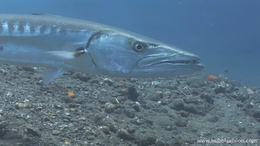
%> input picture Example.png, 260 x 146 px, shrunk from 1280 x 720 before the run
$ octave mian.m   (GNU Octave 9; MATLAB toolbox functions it lacks are replaced by stand-ins)
%> lines starting %> are read from the running program, lines starting %| are printed output that depends on the picture
### Idarkcross.m
function Jdark = Idarkcross( I )
opts.tol = 1e-6;
    opts.max_iter = 1000;
    opts.rho = 1.2;
    opts.mu = 1e-3;
    opts.max_mu = 1e10;
    opts.DEBUG = 0;
    gamma=0.5;
    k=80;
    [p1,p2,~]=size(I);
    %% Image expansion
    Ir=I(:,:,1);Ig=I(:,:,2);Ib=I(:,:,3);
    Irr=zeros(p1+2,p2+2);Igg=zeros(p1+2,p2+2);Ibb=zeros(p1+2,p2+2);
    Irr(2:p1+1,2:p2+1)=Ir;Igg(2:p1+1,2:p2+1)=Ig;Ibb(2:p1+1,2:p2+1)=Ib;
    %% Remove p pixels
    p =ceil( 0.3* p1* p2 );
    [H L col omega] = myRandsample(p1, p2, p);
    I=zeros(p1,p2);
    for i=1:p
            a=H(i);b=L(i);
            Rmin=min(min(min(min(Irr(a+1,b+1),Irr(a,b+1)),Irr(a+2,b+1)),Irr(a+1,b)),Irr(a+1,b+2));
            Gmin=min(min(min(min(Igg(a+1,b+1),Igg(a,b+1)),Igg(a+2,b+1)),Igg(a+1,b)),Igg(a+1,b+2));
            Bmin=min(min(min(min(Ibb(a+1,b+1),Ibb(a,b+1)),Ibb(a+2,b+1)),Ibb(a+1,b)),Ibb(a+1,b+2));
            I(a,b) = min(min(Rmin,Gmin),Bmin);
    end
    %figure(3); imshow(I);
    [Jdark,obj,err,iter] = lrmc(I,omega, opts);

end

### myRandsample.m
function [I J col omega] = my_randsample(m, n, k)

omega = ceil(rand(k, 1) * m * n);
omega = unique(omega);
while length(omega) < k
    omega = [omega; ceil(rand(k-length(omega), 1)*m*n);];
    omega = unique(omega);
end

[I,J] = ind2sub([m,n], omega);
col = [0; find(diff(J)); k];

### lrmc.m
function [X,obj,err,iter] = lrmc(MM,omega,opts)

% Solve the Low-Rank Matrix Completion (LRMC) problem by ADMM
%
% min_X ||X||_*, s.t. P_Omega(X) = P_Omega(M)
%
% ---------------------------------------------
% Input:
%       MM      -    d*n matrix
%       omega   -    index of the observed entries
%       lambda  -    >=0, parameter
%       opts    -    Structure value in Matlab. The fields are
%           opts.tol        -   termination tolerance
%           opts.max_iter   -   maximum number of iterations
%           opts.mu         -   stepsize for dual variable updating in ADMM
%           opts.max_mu     -   maximum stepsize
%           opts.rho        -   rho>=1, ratio used to increase mu
%           opts.DEBUG      -   0 or 1
%
% Output:
%       X      -    d*n matrix
%       obj     -    objective function value
%       err     -    residual
%       iter    -    number of iterations
%
% version 1.0 - 22/06/2016
%
% Written by Canyi Lu (canyilu@gmail.com)
%

tol = 1e-6;
max_iter = 500;
rho = 1.1;
mu = 1e-4;
max_mu = 1e10;
DEBUG = 0;

if ~exist('opts', 'var')
    opts = [];
end
if isfield(opts, 'tol');         tol = opts.tol;              end
if isfield(opts, 'max_iter');    max_iter = opts.max_iter;    end
if isfield(opts, 'rho');         rho = opts.rho;              end
if isfield(opts, 'mu');          mu = opts.mu;                end
if isfield(opts, 'max_mu');      max_mu = opts.max_mu;        end
if isfield(opts, 'DEBUG');       DEBUG = opts.DEBUG;          end

[d,n] = size(MM);
M = zeros(d,n);
M(omega) = MM(omega);
X = zeros(d,n);
E = X;
Y = X;

iter = 0;
for iter = 1 : max_iter
    Xk = X;
    Ek = E;
    % update X
    [X,nuclearnormX] = prox_nuclear(-(E-M+Y/mu),1/mu);
    % update E
    E = -(X-M+Y/mu);
    E(omega) = 0;

    dY = X+E-M;
    chgX = max(max(abs(Xk-X)));
    chgE = max(max(abs(Ek-E)));
    chg = max([chgX chgE max(abs(dY(:)))]);
    if DEBUG
        if iter == 1 || mod(iter, 10) == 0
            obj = nuclearnormX;
            err = norm(dY,'fro');
            disp(['iter ' num2str(iter) ', mu=' num2str(mu) ...
                    ', obj=' num2str(obj) ', err=' num2str(err)]);
        end
    end

    if chg < tol
        break;
    end
    Y = Y + mu*dY;
    mu = min(rho*mu,max_mu);
end
obj = nuclearnormX;
err = norm(dY,'fro');

### prox_nuclear.m
function [X,nuclearnorm] = prox_nuclear(B,lambda)

% The proximal operator of the nuclear norm of a matrix
%
% min_X lambda*||X||_*+0.5*||X-B||_F^2
%
% version 1.0 - 18/06/2016
%
% Written by Canyi Lu (canyilu@gmail.com)
%

[U,S,V] = svd(B,'econ');
S = diag(S);
svp = length(find(S>lambda));
if svp>=1
    S = S(1:svp)-lambda;
    X = U(:,1:svp)*diag(S)*V(:,1:svp)';
    nuclearnorm = sum(S);
else
    X = zeros(size(B));
    nuclearnorm = 0;
end

### threshold.m
function JTS=threshold(J)
[counts x11]=imhist(J);
[mm,nn]=size(J);
BW1=otsu(counts,mm*nn);
% T=graythresh(J)-std2(J);
 T=graythresh(J);
% [4 lines of commented-out code are left out]
J(J>T)=0;

JTS=J;

### otsu.m
function level = otsu(histogramCounts, total)%histogramCounts是图像的直方图, total图像的总像素数
sum0 = 0;
w0 = 0;%像素个数
maximum = 0.0;%保存T的最大值
total_value = sum((0:255).*histogramCounts');
for ii=1:256
    w0 = w0 + histogramCounts(ii);%<T像素个数累加
    if (w0 == 0)
        continue;
    end
    w1 = total - w0;
    if (w1 == 0)%遍历结束>T像素=0
        break;
    end
    sum0 = sum0 +  (ii-1) * histogramCounts(ii);%灰度和
    m0 = sum0 / w0;%平局灰度u0
    m1 = (total_value - sum0) / w1;%平局灰度u1
    icv = w0 * w1 * (m0 - m1) * (m0 - m1);
    if ( icv >= maximum )
        level = ii;
        maximum = icv;
    end
end
end

### decomp.m
function [a b xa yb] = decomp( Jdark )
[m,n]=size(Jdark);
k=m*n*0.001;
xa=floor(m/2);yb=floor(n/2);
a=1;b=1; %所选择区域左上角的坐标
for i=1:10
    block1=Jdark(a:a+xa-1,b:b+yb-1);m1=length(find(block1==0));
    block2=Jdark(a+xa:a+2*xa-1,b:b+yb-1);m2=length(find(block2==0));
    block3=Jdark(a+xa:a+2*xa-1,b+yb:b+2*yb-1);m3=length(find(block3==0));
    block4=Jdark(a:a+xa-2,b+yb:b:b+2*yb-2);m4=length(find(block4==0));
    mnum=[m1,m2,m3,m4];
    [m,P]=max(mnum);

    %标记模块左上角坐标
    if P==1
        a=a;b=b;
    else if P==2
            a=a+xa;b=b;
        else if P==3
                a=a+xa;b=b+yb;
            else P==4
                a=a;b=b+yb;
            end
        end
    end
    xa=floor(xa/2);
    yb=floor(yb/2);

    if xa*yb <= k;
        break;
    end
    i=i+1;
end


### mian.m
% Author£ºYulin Wang
% institution: Dalian Maritime university
% Time:2024/01/01
% Article title£º Dark Channel Low-Rank Prior: Toward Single Underwater Image Restoration

clc
clear
close all

%% Read image data
J = imread('Example.png');
%> J is the input picture: size 146x260x3 uint8; mean R, G, B 89, 116.3, 137.2
J = double(J);
%> J: size 146x260x3 double
I = J ./255 ;
figure(1); imshow(I);

tic
%% Color correction preprocessing
Ic=mean(mean(I));
%> Ic = [0.349 0.456 0.538]
[l P1]=max(Ic);Ic(P1)=0;
%> after `[l P1]=max(Ic)`: l = 0.538; P1 = 3
[m P2]=max(Ic);Ic(P2)=0;delta1=(l-m);
%> after `[m P2]=max(Ic)`: m = 0.456; P2 = 2
%> after `delta1=(l-m)`: delta1 = 0.082
[s P3]=max(Ic);delta2=(l-s);
%> after `[s P3]=max(Ic)`: s = 0.349; P3 = 1
%> after `delta2=(l-s)`: delta2 = 0.189
I(:,:,P1)=min(I(:,:,P1),1);
I(:,:,P2)=min(I(:,:,P2)+delta1,1);
I(:,:,P3)=min(I(:,:,P3)+delta2,1);
[gx gy]=gradient(I);
I=I+abs(gx)+abs(gy);
figure(2); imshow(I);
%% Solving for dark channels via MC
[p1,p2,~]=size(I);
%> p1 = 146; p2 = 260
Jdark=Idarkcross(I);
%> in Idarkcross, `Ibb(2:p1+1,2:p2+1)=Ib`:
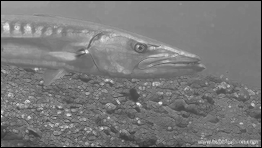
%> Ibb: size 148x262 double; min 0, max 1.19, mean 0.567; drawn with min black and max white
%> the loop in Idarkcross, `for i=1:p` made 11388 passes
%> (Rmin, Gmin, Bmin) on passes 1 to 3: (0, 0, 0), (0, 0, 0), (0, 0, 0)
%> after the loop in Idarkcross, `for i=1:p`:
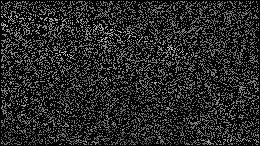
%> I: size 146x260 double; min 0, max 0.891, mean 0.143
%> the loop in lrmc, `for iter = 1 : max_iter` made 93 passes
%> (svp in prox_nuclear, nuclearnorm in prox_nuclear, nuclearnormX, chgX, chgE, chg) on passes 31 to 42: (15, 114.6, 114.6, 0.115, 0.0969, 0.272), (23, 122.6, 122.6, 0.148, 0.0568, 0.203), (32, 129.4, 129.4, 0.106, 0.0457, 0.158), (38, 134, 134, 0.0641, 0.0411, 0.116), (43, 136.8, 136.8, 0.0461, 0.0374, 0.0766), (50, 138.8, 138.8, 0.0311, 0.0311, 0.0675), (55, 140.4, 140.4, 0.0273, 0.0198, 0.0594), (61, 141.7, 141.7, 0.0188, 0.0162, 0.0482), (65, 142.7, 142.7, 0.0138, 0.0136, 0.037), (69, 143.4, 143.4, 0.0134, 0.0106, 0.0284), (71, 143.8, 143.8, 0.0114, 0.00807, 0.0186), (73, 144.1, 144.1, 0.00886, 0.00582, 0.0113)
%> (svp in prox_nuclear, S in prox_nuclear, nuclearnorm in prox_nuclear, nuclearnormX, chgX, chgE, chg) on passes 12 to 17: (1, 18.2, 18.2, 18.2, 0.169, 0.168, 0.794), (1, 51.54, 51.54, 51.54, 0.293, 0.293, 0.616), (1, 83.12, 83.12, 83.12, 0.233, 0.233, 0.48), (1, 104.1, 104.1, 104.1, 0.14, 0.14, 0.374), (1, 112.8, 112.8, 112.8, 0.0845, 0.0845, 0.335), (1, 112, 112, 112, 0.0831, 0.0829, 0.295)
%> pass 1, in lrmc, `dY = X+E-M;`:
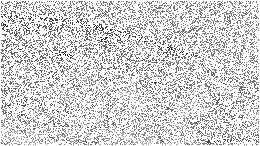
%> dY: size 146x260 double; min -0.891, max 0, mean -0.143; drawn with min black and max white
%> after the loop in lrmc, `for iter = 1 : max_iter`:
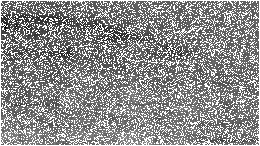
%> E: size 146x260 double; min -0.756, max 0, mean -0.33; drawn with min black and max white
%> after the loop in lrmc, `for iter = 1 : max_iter`:
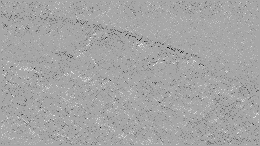
%> Y: size 146x260 double; min -0.662, max 0.354, mean -0.00504; drawn with min black and max white
%> after the loop in lrmc, `for iter = 1 : max_iter`: mu = 19260.8
%> in lrmc, `obj = nuclearnormX;`: obj = 144.8
%> in lrmc, `err = norm(dY,'fro');`: err = 5.4e-06
%> in Idarkcross, `[Jdark,obj,err,iter] = lrmc(I,omega, opts);`: obj = 144.8; err = 5.4e-06; iter = 93
figure(4); imshow(Jdark);
%% Separation background selected atmospheric light Ac
J=Jdark;
[gx gy]=gradient(J);
%> gx: size 146x260 double
%> gy: size 146x260 double
J=J+abs(gx)+abs(gy);
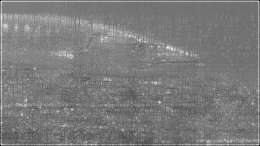
%> J: size 146x260 double; min 0, max 1.07, mean 0.518; drawn with min black and max white
JTS=threshold(J);
%> in threshold, `[counts x11]=imhist(J);`: counts = 256 values, max 1436 at index 125, min 0 at index 2, mean 148.3; x11 = 256 values from 0 to 1
%> in otsu, `total_value = sum((0:255).*histogramCounts');`: total_value = 5009928
%> the loop in otsu, `for ii=1:256` made 256 passes
%> (w0, w1, sum0) on pass 1: (4, 37956, 0)
figure(5);imshow(JTS);

[a b xa yb] = decomp(JTS);
AA=JTS;
AA(a:a+xa,b:b+yb)=1;
%> AA: size 146x260 double; min 0, max 1, mean 0.376
figure(6);imshow(AA);

AcR=mean(mean(I(a:a+xa,b:b+yb,1)));
AcG=mean(mean(I(a:a+xa,b:b+yb,2)));
AcB=mean(mean(I(a:a+xa,b:b+yb,3)));
Ac = [AcR, AcG, AcB];

%% Solving for the transmission Jt
w = 0.95;     % Retention factor of fog
Jt = 1 - w*Jdark;
figure(7); imshow(Jt,[]);
%% Solving for clear images is based on J = I*t + A*(1-t)   I = (J-A)/Jt + A
Iorg = zeros(p1,p2,3);
for k = 1:1:3
    Iorg(:,:,k) = (I(:,:,k)-Ac(k)) ./ Jt(:,:) + Ac(k);
end
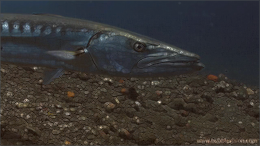
%> Iorg: size 146x260x3 double; mean R, G, B 0.5, 0.472, 0.455; drawn with min black and max white
figure(8); imshow(Iorg,[]);
toc
